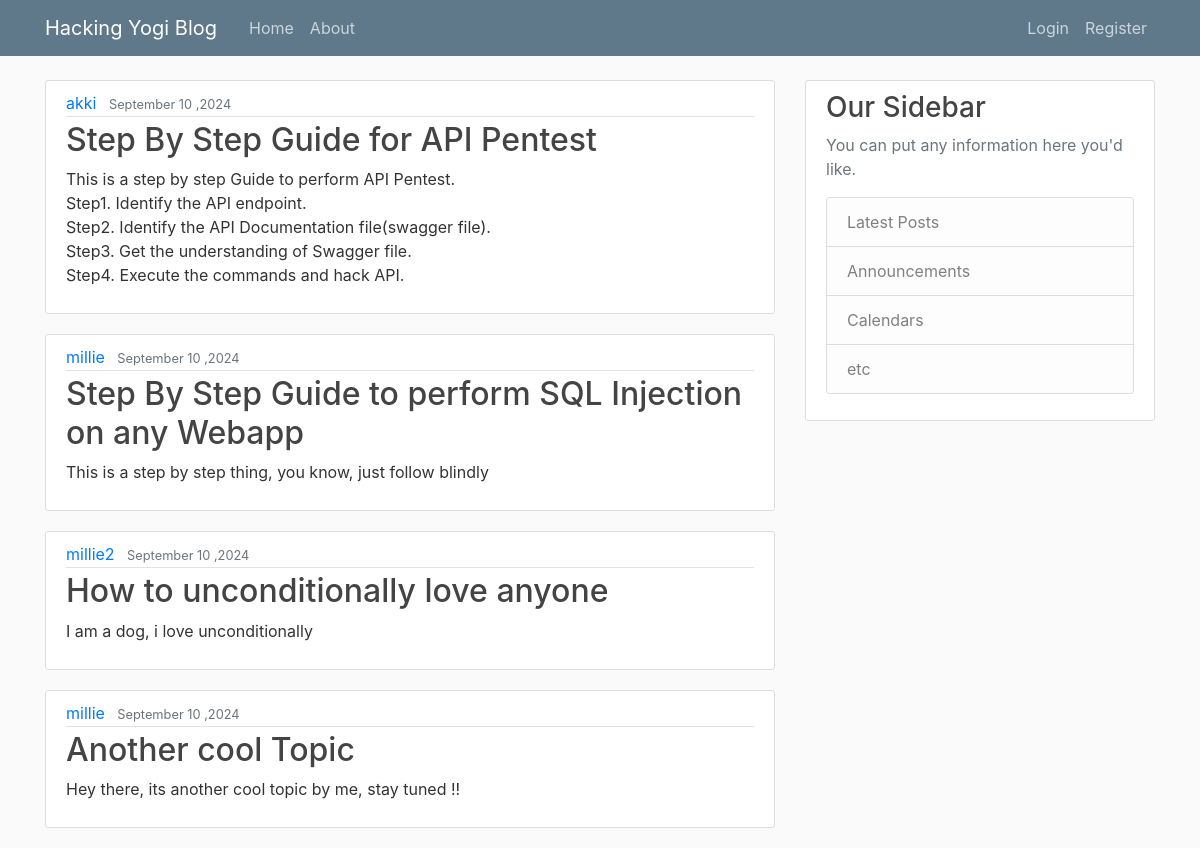
The page / on the database its author committed.
### Blog_app/models.py (models this page shows, shortened)
class Post(models.Model):
    title=models.CharField(max_length=100)
    content=models.TextField()
    date_posted=models.DateTimeField(default=timezone.now)
    author=models.ForeignKey(User,on_delete=models.CASCADE)

### Blog_app/views.py (the view)
# urls.py: path('',views.home,name='home'),
def home(request):
    return render(request,'home.html',{'xxx':zzz})

### Blog_app/templates/home.html (shortened to what this page needs)
{% extends "base.html" %}
{% block millie %}
 {% for i in xxx %}
  <article class="media content-section">
    <div class="media-body">
      <div class="article-metadata">
       <a class="mr-2" href="#">{{ i.author }}</a>
        <small class="text-muted">{{ i.date_posted | date:"F d ,Y" }}</small>
      </div>
    <h2><a class="article-title" href="#">{{ i.title }}</a></h2>
      <p class="article-content">{{ i.content }}</p>
  </div>
</article>
 {% endfor %}
{% endblock %}

### Blog_app/templates/base.html (shortened to what this page needs)
{% load static %}
<!DOCTYPE html>
<html lang="en">
<head>
    <link rel="stylesheet" href="https://cdn.jsdelivr.net/npm/bootstrap@4.0.0/dist/css/bootstrap.min.css">
    <link rel="stylesheet" href="{% static "style.css" %}">
</head>
<body>
  <header class="site-header">
    <nav class="navbar navbar-expand-md navbar-dark bg-steel fixed-top">
      <div class="container">
        <a class="navbar-brand mr-4" href="{% url "home" %}">Hacking Yogi Blog</a>
        <div class="collapse navbar-collapse" id="navbarToggle">
          <div class="navbar-nav mr-auto">
            <a class="nav-item nav-link" href="{% url "home" %}">Home</a>
            <a class="nav-item nav-link" href="{% url "about" %}">About</a>
          </div>
          <div class="navbar-nav">
            <a class="nav-item nav-link" href="#">Login</a>
            <a class="nav-item nav-link" href="#">Register</a>
          </div>
        </div>
      </div>
    </nav>
  </header>
  <main role="main" class="container">
    <div class="row">
      <div class="col-md-8">
        {% block millie %}{% endblock %}
      </div>
      <div class="col-md-4">
        <div class="content-section">
          <h3>Our Sidebar</h3>
          <p class='text-muted'>You can put any information here you'd like.
            <ul class="list-group">
              <li class="list-group-item list-group-item-light">Latest Posts</li>
              <li class="list-group-item list-group-item-light">Announcements</li>
              <li class="list-group-item list-group-item-light">Calendars</li>
              <li class="list-group-item list-group-item-light">etc</li>
            </ul>
          </p>
        </div>
      </div>
    </div>
  </main>
</body>
</html>

### Blog_app/static/style.css (style rules this page uses)
body { background: #fafafa; color: #333333; margin-top: 5rem; }
h1, h2, h3, h4, h5, h6 { color: #444444; }
ul { margin: 0; }
.bg-steel { background-color: #5f788a; }
.site-header .navbar-nav .nav-link { color: #cbd5db; }
.content-section { background: #ffffff; padding: 10px 20px; border: 1px solid #dddddd; border-radius: 3px; margin-bottom: 20px; }
.article-title { color: #444444; }
.article-content { white-space: pre-line; }
.article-metadata { padding-bottom: 1px; margin-bottom: 4px; border-bottom: 1px solid #e3e3e3 }

### rows shown on the page
Post: author "akki", date_posted "September 10 ,2024", title "Step By Step Guide for API Pentest", content "This is a step by step Guide to perform API Pentest. Step1. Identify the API endpoint. Step2. Identify the API Documentation file(swagger file). Step3. Get the understanding of Swagger file. Step4. Execute the commands and hack API."
Post: author "millie", date_posted "September 10 ,2024", title "Step By Step Guide to perform SQL Injection on any Webapp", content "This is a step by step thing, you know, just follow blindly"
Post: author "millie2", date_posted "September 10 ,2024", title "How to unconditionally love anyone", content "I am a dog, i love unconditionally"
Post: author "millie", date_posted "September 10 ,2024", title "Another cool Topic", content "Hey there, its another cool topic by me, stay tuned !!"
